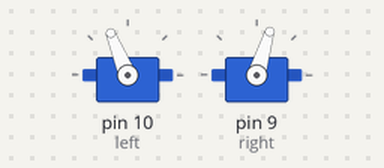
Recording of a sketch running on a simulated Arduino Uno, built with avr-gcc and run on an emulated ATmega328P. On the bench: 2 × servo.

Above: at 0.1 s.
At 5.1 s:
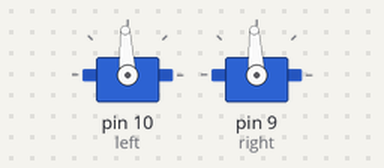
Timing chart, 0 to 6.6 s (numbered marks = the images above):
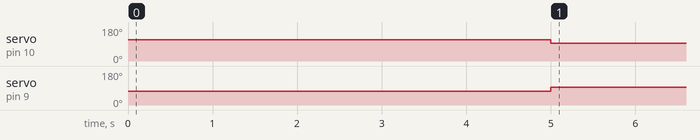

Measured:
- by itself, servo on pin 10 (left): 112° → 93° at 5.0 s
- by itself, servo on pin 9 (right): 73° → 93° at 5.0 s

The sketch:

User_Program3_1.ino
```cpp
/*Software 1073 Arduino BoeBots
User Program
Method stubs are pre-made. add your own code to complete the challenge!

Program Task: drive the robot forward for a few seconds
Feel free to view the example program within the same folder if you need help!
*/

#include <Servo.h>


Servo left;
Servo right;

void setup()
{
  left.attach(10);
  right.attach(9);
  left.writeMicroseconds(1700);
  right.writeMicroseconds(1300);
  delay(5000);
  left.writeMicroseconds(1500);
  right.writeMicroseconds(1500);
}


void loop()
{
  ;
}
```
